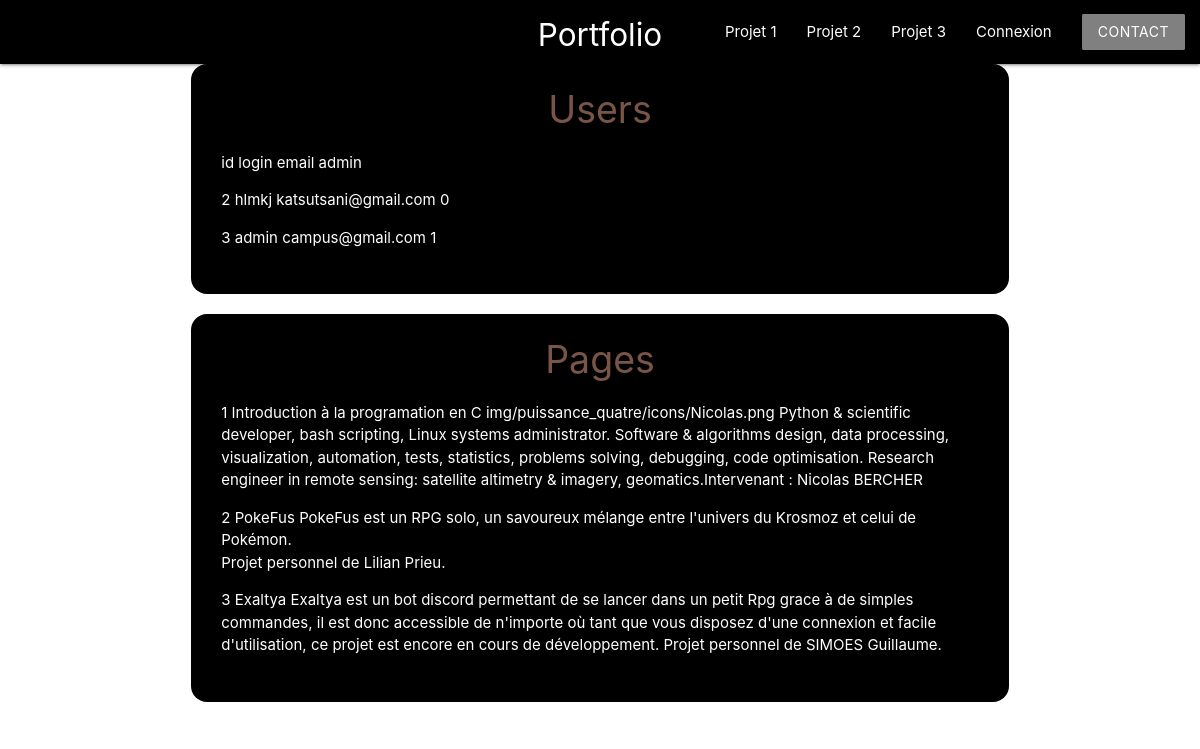
Screenshot of /panel.php with the database file from the repository.
### tables this page shows
CREATE TABLE IF NOT EXISTS `users` (
  `id` int(11) NOT NULL AUTO_INCREMENT,
  `login` varchar(255) NOT NULL,
  `email` varchar(255) NOT NULL,
  `password` varchar(255) NOT NULL,
  `admin` tinyint(4) NOT NULL,
  PRIMARY KEY (`id`)
);

CREATE TABLE IF NOT EXISTS `pages` (
  `id` int(11) NOT NULL AUTO_INCREMENT,
  `title` varchar(255) NOT NULL,
  `img_link` varchar(255) NOT NULL,
  `description` text NOT NULL,
  `subtitle` text NOT NULL,
  PRIMARY KEY (`id`)
);

### pages.php (the view, shortened to what this page needs)
<?php
require_once "config.php";
$requete1 = 'SELECT * FROM pages';
$resultat = $pdo->prepare($requete1);
$resultat->execute();
while($ligne = $resultat->fetch()) {
		echo "<p>"." ".$ligne['id']. " ".$ligne['title']." ".$ligne['img_link']." ".$ligne['description'].$ligne['subtitle']."</p>";
	}
?>

### panel.php (shortened to what this page needs)
<!DOCTYPE html>
<html lang="en" dir="ltr">
  <head>
    <link type="text/css" rel="stylesheet" href="css/materialize.css" media="screen,projection" />
    <link rel="stylesheet" href="css/style.css">
  </head>
  <body>
    <?php require_once 'navbar.php' ?>
      <div class="row container panel_admin">
        <div class="col s12 m12 l12">
          <div class="panel">
            <h2 class="brown-text nom center">Users</h2>
            <p>id login email admin</p>
            <?php require_once "user.php" ?>
          </div>
        </div>
        <div class="col s12 m12 l12">
          <div class="panel">
            <h2 class="brown-text nom center">Pages</h2>
            <?php require_once "pages.php" ?>
          </div>
        </div>
      </div>
      <?php require_once "modals.php" ?>
  </body>
</html>

### navbar.php (shortened to what this page needs)
<link type="text/css" rel="stylesheet" href="css/materialize.css" media="screen,projection" />
<link rel="stylesheet" href="css/style.css">
    <?php
    if(isset($_SESSION['user'])):
      $link = $_GET['projet'];
      if($_SESSION['user']['admin'] == 1):
        if ($link == 0): ?>
          <div class="navbar-fixed">
            <nav>
              <div class="nav-wrapper">
                <h1><a href="index.php?projet=0" class="center brand-logo">Portfolio</a></h1>
                <a href="index.php?projet=0" data-target="mobile-demo" class="sidenav-trigger"><i class="material-icons">menu</i></a>
                <ul class="right hide-on-med-and-down">
                  <li><a href="projet.php?projet=1">Projet 1</a></li>
                  <li><a href="projet2.php?projet=2">Projet 2</a></li>
                  <li><a href="projet3.php?projet=3">Projet 3</a></li>
                  <li><a href="logout.php"><?php echo $_SESSION['user']['login']; ?></a></li>
                  <li><a href="panel.php?projet=0"> panel</a></li>
                  <li><a id="contact" href="#Contact" class="btn modal-trigger pulse">Contact</a></li>
                </ul>
              </div>
            </nav>
          </div>
          <ul class="sidenav" id="mobile-demo">
            <li><a href="projet.php?projet=1">Projet 1</a></li>
            <li><a href="projet2.php?projet=2">Projet 2</a></li>
            <li><a href="projet3.php?projet=3">Projet 3</a></li>
            <li><a href="logout.php"><?php echo $_SESSION['user']['login']; ?><i class="material-icons right">arrow_drop_down</i></a></li>
            <li><a href="panel.php?projet=0"> panel</a></li>
            <li><a id="contact" href="#Contact" class="waves-effect waves-light btn colorBtn modal-trigger pulse">Contact</a>
            </li>
          </ul>
        <?php else: ?>
          <div class="navbar-fixed">
            <nav>
              <div class="nav-wrapper">
                <h1><a href="index.php?projet=0" class="center brand-logo">Portfolio</a></h1>
                <a href="index.php?projet=0" data-target="mobile-demo" class="sidenav-trigger"><i class="material-icons">menu</i></a>
                <ul class="right hide-on-med-and-down">
                  <li><a href="#Objectifs">Objectifs</a></li>
                  <li><a href="#Result">Résultat</a></li>
                  <li><a href="#Opinion">Avis</a></li>
                  <li><a href="logout.php"> <?php echo $_SESSION['user']['login']; ?></a></li>
                  <li><a href="panel.php?projet=0"> panel</a></li>
                  <li><a href="#Contact" class="waves-effect waves-light btn modal-trigger pulse">Contact</a></li>
                </ul>
              </div>
            </nav>
          </div>
          <ul class="sidenav" id="mobile-demo">
            <li><a href="#Objectifs">Objectifs</a></li>
            <li><a href="#Result">Résultat</a></li>
            <li><a href="#Opinion">Avis</a></li>
            <li><a href="logout.php"> <?php echo $_SESSION['user']['login']; ?></a></li>
            <li><a href="panel.php?projet=0"> panel</a></li>
            <li><a href="#Contact" class="waves-effect waves-light btn modal-trigger pulse">Contact</a></li>
          </ul>
        <?php endif ?>
      <?php else:?>
        <?php if ($link == 0): ?>
          <div class="navbar-fixed">
            <nav>
              <div class="nav-wrapper">
                <h1><a href="index.php?projet=0" class="center brand-logo">Portfolio</a></h1>
                <a href="index.php?projet=0" data-target="mobile-demo" class="sidenav-trigger"><i class="material-icons">menu</i></a>
                <ul class="right hide-on-med-and-down">
                  <li><a href="projet.php?projet=1">Projet 1</a></li>
                  <li><a href="projet2.php?projet=2">Projet 2</a></li>
                  <li><a href="projet3.php?projet=3">Projet 3</a></li>
                  <li><a href="logout.php"> <?php echo $_SESSION['user']['login']; ?></a></li>
                  <li><a id="contact" href="#Contact" class="btn modal-trigger pulse">Contact</a></li>
                </ul>
              </div>
            </nav>
          </div>
          <ul class="sidenav" id="mobile-demo">
            <li><a href="projet.php?projet=1">Projet 1</a></li>
            <li><a href="projet2.php?projet=2">Projet 2</a></li>
            <li><a href="projet3.php?projet=3">Projet 3</a></li>
            <li><a href="logout.php"> <?php echo $_SESSION['user']['login']; ?></a></li>
            <li><a id="contact" href="#Contact" class="waves-effect waves-light btn colorBtn modal-trigger pulse">Contact</a></li>
          </ul>
        <?php else: ?>
          <div class="navbar-fixed">
            <nav>
              <div class="nav-wrapper">
                <h1><a href="index.php?projet=0" class="center brand-logo">Portfolio</a></h1>
                <a href="index.php?projet=0" data-target="mobile-demo" class="sidenav-trigger"><i class="material-icons">menu</i></a>
                <ul class="right hide-on-med-and-down">
                  <li><a href="#Objectifs">Objectifs</a></li>
                  <li><a href="#Result">Résultat</a></li>
                  <li><a href="#Opinion">Avis</a></li>
                  <li><a href="logout.php"> <?php echo $_SESSION['user']['login']; ?></a></li>
                  <li><a href="#Contact" class="waves-effect waves-light btn modal-trigger pulse">Contact</a></li>
                </ul>
              </div>
            </nav>
          </div>
          <ul class="sidenav" id="mobile-demo">
            <li><a href="#Objectifs">Objectifs</a></li>
            <li><a href="#Result">Résultat</a></li>
            <li><a href="#Opinion">Avis</a></li>
            <li><a href="logout.php"> <?php echo $_SESSION['user']['login']; ?></a></li>
            <li><a href="#Contact" class="waves-effect waves-light btn modal-trigger pulse">Contact</a></li>
          </ul>
        <?php endif ?>
      <?php endif ?>
    <?php else: ?>
      <?php $link = $_GET['projet'];
        if ($link == 0): ?>
          <div class="navbar-fixed">
            <nav>
              <div class="nav-wrapper">
                <h1><a href="index.php?projet=0" class="center brand-logo">Portfolio</a></h1>
                <ul class="right hide-on-med-and-down">
                  <li><a href="projet.php?projet=1">Projet 1</a></li>
                  <li><a href="projet2.php?projet=2">Projet 2</a></li>
                  <li><a href="projet3.php?projet=3">Projet 3</a></li>
                  <li><a class="modal-trigger" id="connect" href="#connexion">Connexion</a></li>
                  <li><a id="contact" href="#Contact" class="btn modal-trigger pulse">Contact</a></li>
                </ul>
              </div>
            </nav>
          </div>
        <?php endif ?>
    <?php endif ?>

### user.php (shortened to what this page needs)
<?php
require_once "config.php";
$requete1 = 'SELECT * FROM users';
$resultat = $pdo->prepare($requete1);
$resultat->execute();
while($ligne = $resultat->fetch()) {
		echo "<p>"." ".$ligne['id']. " ".$ligne['login']." ".$ligne['email']." ".$ligne['admin']."</p>";
	}
?>

### modals.php (shortened to what this page needs)
<!DOCTYPE html>
<html lang="en" dir="ltr">
  <head>
  </head>
  <body>
  </body>
</html>

### css/style.css (style rules this page uses)
h1 { margin: 0; }
.btn { background-color: grey; }
.panel { background: black; color: white; border-radius: 16px; padding: 2em; margin-bottom: 20px; }
.nom { font-size: 2.5em; margin-top: -5px; }

### rows the page displays
users: id "2", login "hlmkj", email "katsutsani@gmail.com", admin "0"
users: id "3", login "admin", email "campus@gmail.com", admin "1"
pages: id "1", title "Introduction à la programation en C", img_link "img/puissance_quatre/icons/Nicolas.png", description "Python & scientific developer, bash scripting, Linux systems administrator. Software & algorithms design, data processing, visualization, automation, tests, statistics, problems solving, debugging, code optimisation. Research engineer in remote sensing: satellite altimetry & imagery, geomatics.", subtitle "Intervenant : Nicolas BERCHER"
pages: id "2", title "PokeFus", subtitle "PokeFus est un RPG solo, un savoureux mélange entre l'univers du Krosmoz et celui de Pokémon. Projet personnel de Lilian Prieu."
pages: id "3", title "Exaltya", subtitle "Exaltya est un bot discord permettant de se lancer dans un petit Rpg grace à de simples commandes, il est donc accessible de n'importe où tant que vous disposez d'une connexion et facile d'utilisation, ce projet est encore en cours de développement. Projet personnel de SIMOES Guillaume."
